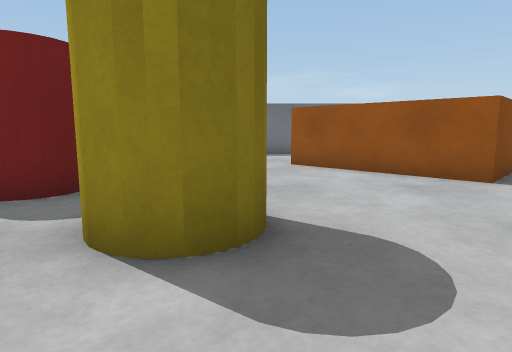
[1] (above)

17 first-person views from a walk through a robot-simulator world made for Webots. The camera is 0.05 m above the floor, tilts 8° down and sees 75° across. The floor is counted in squares, 0.05 m on a side. Each view is taken from the middle of a square. On the plan, view 1 faces up. The plan holds only what a view shows up to about 13 squares ahead; the rest is blank. Robots are left out. Simple shapes and patterns stand in for the simulator's stock objects.

[2]
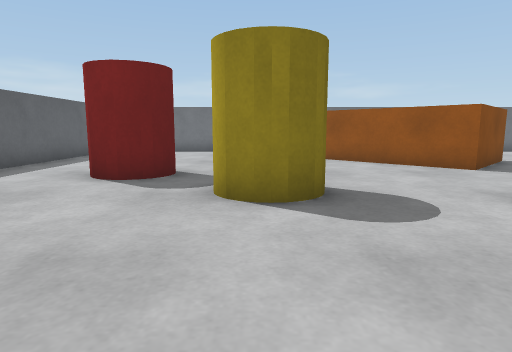

[3]
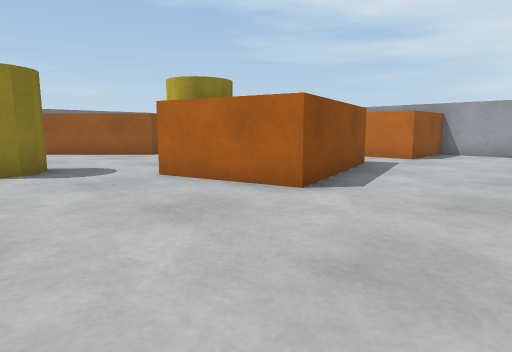

[4]
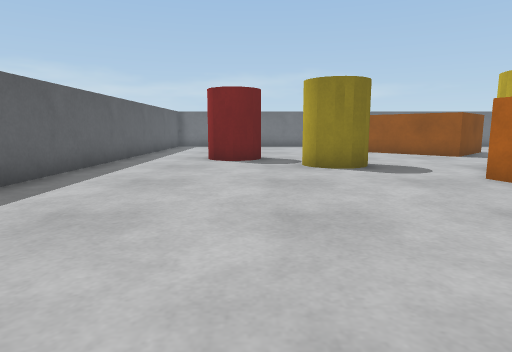

[5]
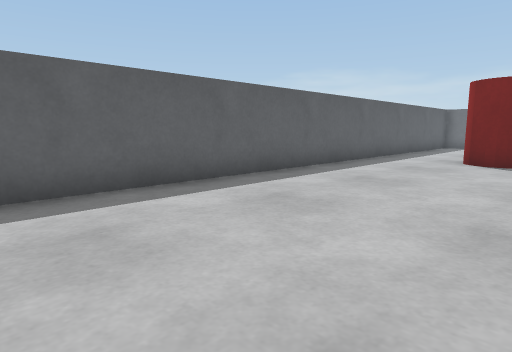

[6]
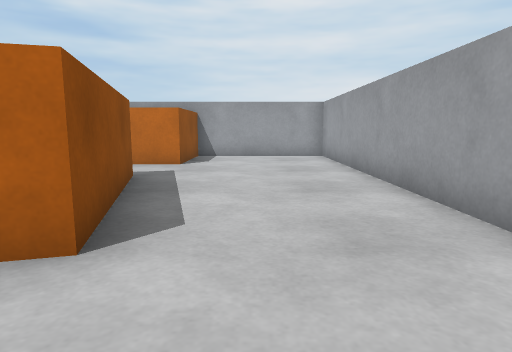

[7]
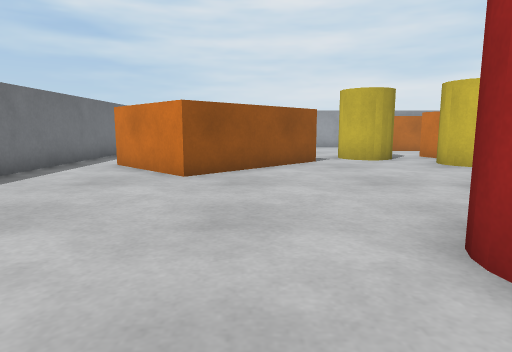

[8]
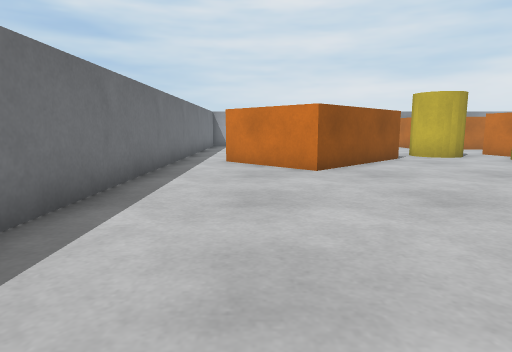

[9]
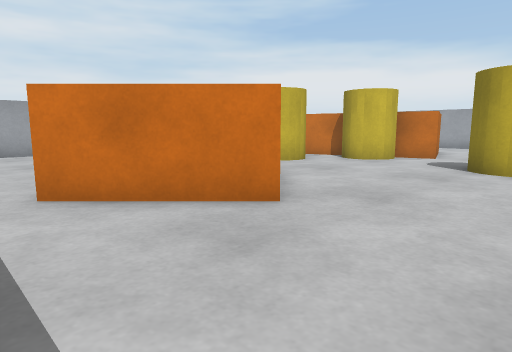

[10]
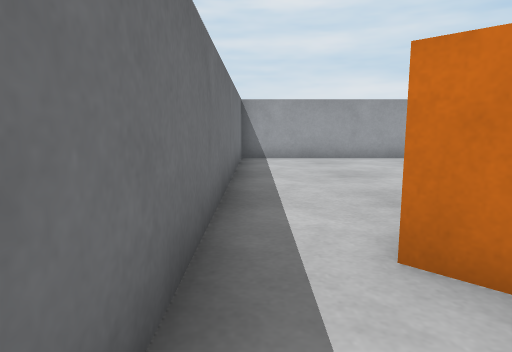

[11]
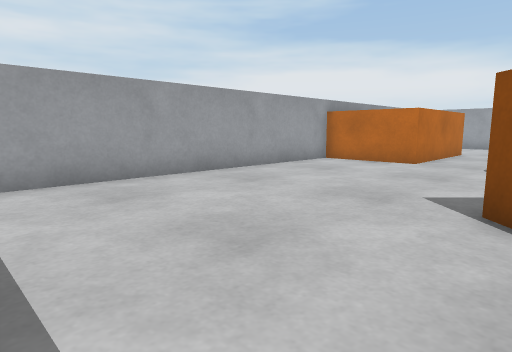

[12]
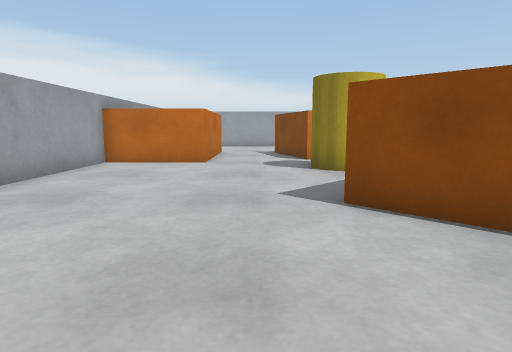

[13]
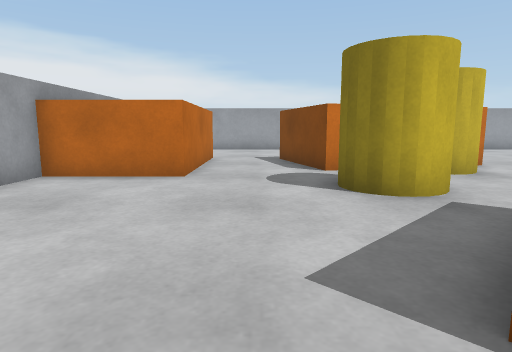

[14]
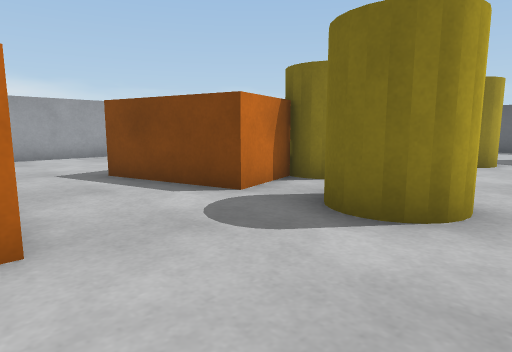

[15]
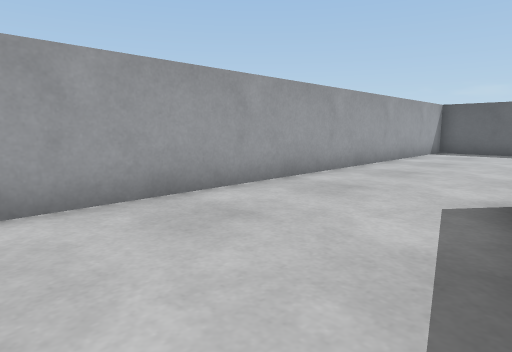

[16]
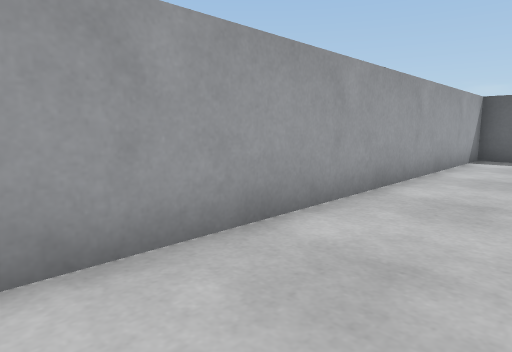

[17]
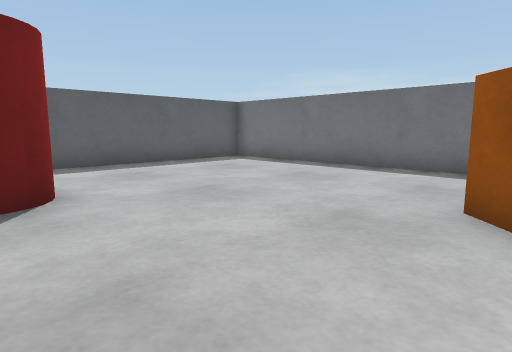

### Floor plan
Key: @ floor where view 1 was taken; # wall or solid block; . floor; B biscuit box; J jar.
Columns run from 8 left of view 1 to 13 right of it. Each row starts with its distance up from view 1.
 14 ######################
 13 #....................#
 12 #..........B.........#
 11 #.........BB ........#
 10 #........BB  B.......#
  9 #.........B   B......#
  8 #..........B  BB.....#
  7 #...........BB.......#
  6 #...JJ.......B.......#
  5 #..JJJ.......JJ......#
  4 #......JJ....JJ......#
  3 #.....JJJ...JJJ...BBB#
  2 #..........JJBB...B
  1 #.........BJJBB...B
  0 #.......@.B    B..B
 -1 #.........B    B..B
 -2 #.........BBBBB...BBB#
 -3 #....................#
 -4 #....................#
 -5 #....................#
 -6 #....................#
 -7 ######################

Positions as (right, up) in squares from view 1, and headings:
1: (0, 0), facing up
2: (-1, -2), facing up
3: (-2, -6), facing up-right
4: (-3, -6), facing up
5: (-2, -6), facing up-left
6: (0, -4), facing right
7: (-6, 8), facing right
8: (-7, 11), facing right
9: (-2, 13), facing down-right
10: (1, 13), facing right
11: (6, 13), facing down-right
12: (8, 13), facing down
13: (8, 10), facing down
14: (10, 6), facing down-left
15: (8, -2), facing down-left
16: (5, -4), facing down-left
17: (2, 5), facing up-left
